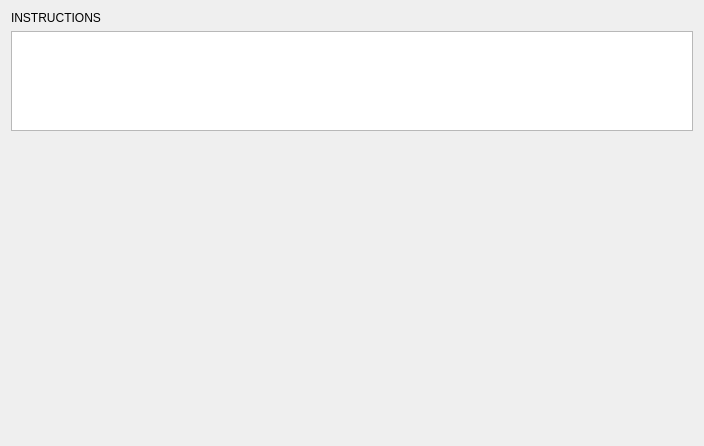
<?xml version="1.0" encoding="UTF-8"?>
<ui version="4.0">
 <class>Prescription_02</class>
 <widget class="QWizardPage" name="Prescription_02">
  <property name="geometry">
   <rect>
    <x>0</x>
    <y>0</y>
    <width>704</width>
    <height>446</height>
   </rect>
  </property>
  <layout class="QVBoxLayout" name="verticalLayout">
   <item>
    <widget class="QLabel" name="instructionsLabel">
     <property name="toolTip">
      <string comment="INSTRUCTIONS EDIT TOOLTIP">INSTRUCTIONS</string>
     </property>
     <property name="text">
      <string comment="INSTRUCTIONS EDIT LABEL">INSTRUCTIONS</string>
     </property>
    </widget>
   </item>
   <item>
    <widget class="QPlainTextEdit" name="instructionsField">
     <property name="maximumSize">
      <size>
       <width>16777215</width>
       <height>100</height>
      </size>
     </property>
     <property name="toolTip">
      <string comment="INSTRUCTIONS EDIT TOOLTIP">INSTRUCTIONS</string>
     </property>
    </widget>
   </item>
   <item>
    <spacer name="verticalSpacer">
     <property name="orientation">
      <enum>Qt::Vertical</enum>
     </property>
     <property name="sizeHint" stdset="0">
      <size>
       <width>20</width>
       <height>40</height>
      </size>
     </property>
    </spacer>
   </item>
  </layout>
 </widget>
 <tabstops>
  <tabstop>instructionsField</tabstop>
 </tabstops>
 <resources/>
 <connections/>
</ui>
